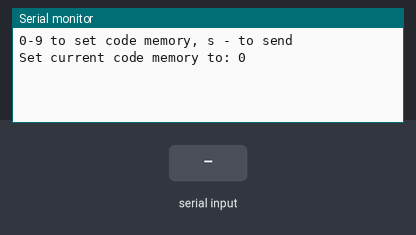
A sketch run on a simulated Arduino Uno, built with avr-gcc and run on an emulated ATmega328P. Shown: the last lines printed to the serial monitor. The inputs (shaded band) are chosen by the test bench.

Above: at 1.2 s.
1.3 s: "s90\n" received over Serial
At 2.4 s:
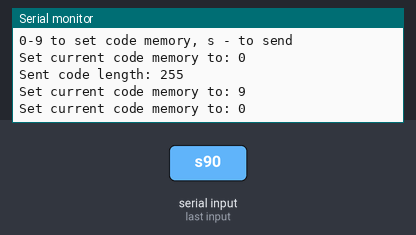
2.8 s: "90,45\n" received over Serial
At 3.7 s:
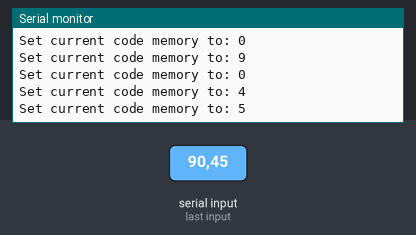
Timing chart, 0 to 5.8 s (numbered marks = the images above; inputs shaded):
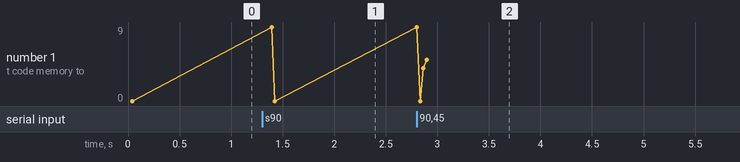

Measured:
- after the input at 1.3 s, the serial monitor: prints a new line after 0.07 s (image 1)
- after the input at 2.8 s, the serial monitor: prints a new line after 0.07 s (image 2)
- plotted number 1: 0 → 5 after the input at 2.8 s

The sketch:

sketch_apr10a.ino
```cpp
#include <EEPROM.h>
#include <IRremote.h>
int irRxPin = 9;
int f = 38; // 40, 36, 38
IRrecv irrecv(irRxPin);
IRsend irsend;
decode_results results;
int codeLength = 0;
int currentCode = 0;
void setup()
{
  Serial.begin(9600);
Serial.println("0-9 to set code memory, s - to send");
irrecv.enableIRIn();
setCodeMemory(0);
}

void loop()
{
if (Serial.available())
{
char ch = Serial.read();
if (ch >= '0' && ch <= '9')
{
setCodeMemory(ch - '0');
}
else if (ch == 's')
{
sendIR();
}
}
if (irrecv.decode(&results))
{
  storeCode();
irrecv.resume();
}
}

void setCodeMemory(int x)
{
currentCode = x;
Serial.print("Set current code memory to: ");
Serial.println(currentCode);
irrecv.resume();
}

void storeCode()
{
  // write the code to EEPROM, first byte is length
int startIndex = currentCode * (RAWBUF + 1);
int len = results.rawlen - 1;
EEPROM.write(startIndex, (unsigned byte)len);
for (int i = 0; i < len; i++)
{
if (results.rawbuf[i] > 255)
{
EEPROM.write(startIndex + i + 1, 255);
}
else
{
EEPROM.write(startIndex + i + 1, results.rawbuf[i]);
}
}
Serial.print("Saved code, length: ");
Serial.println(len);

}

void sendIR()
{
  // construct a buffer from the saved data in EEPROM and send it
int startIndex = currentCode * (RAWBUF + 1);
int len = EEPROM.read(startIndex);
unsigned int code[RAWBUF];
for (int i = 0; i < len; i++)
{
int pulseLen = EEPROM.read(startIndex + i + 2);
if (i % 2)
{
code[i] = pulseLen * USECPERTICK + MARK_EXCESS;
}
else
{
code[i] = pulseLen * USECPERTICK - MARK_EXCESS;
}
}
irsend.sendRaw(code, len, f);
Serial.print("Sent code length: ");
Serial.println(len);
}
```
